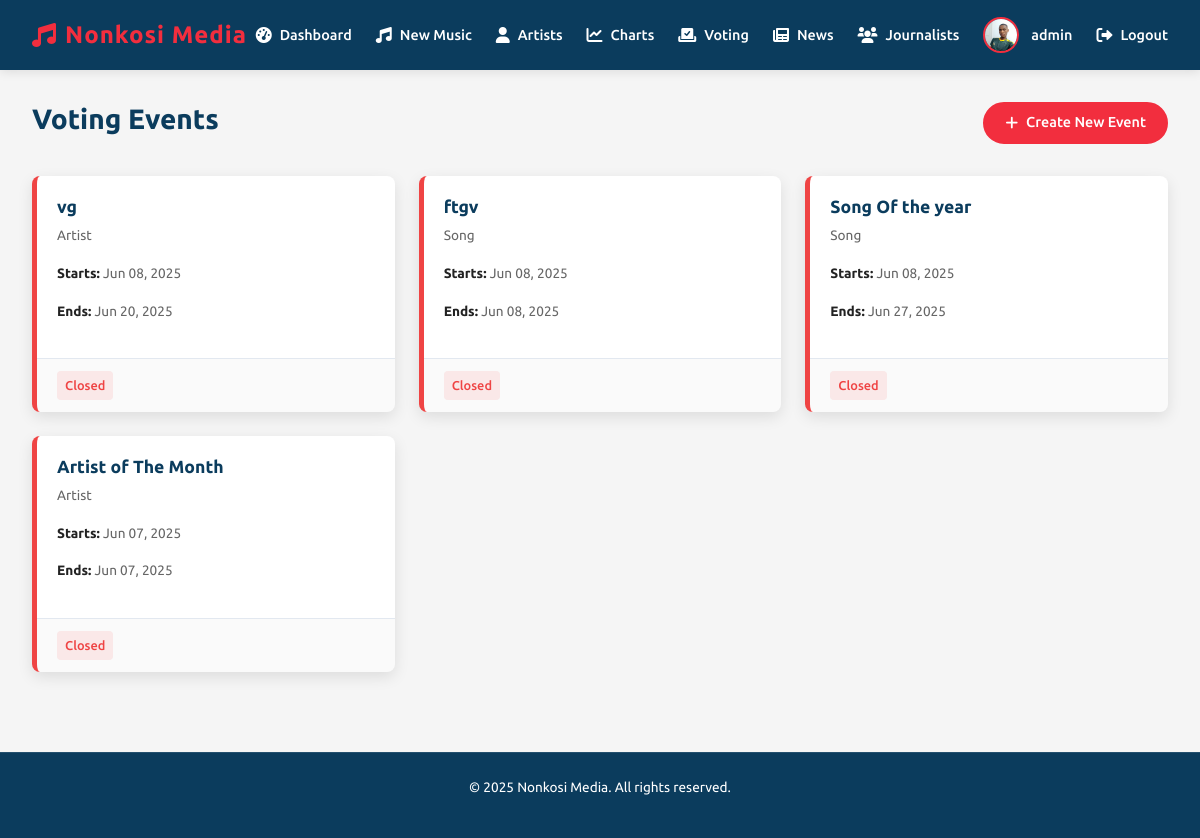
/admin/voting_events (signed in), run on an earlier commit of the app's database.
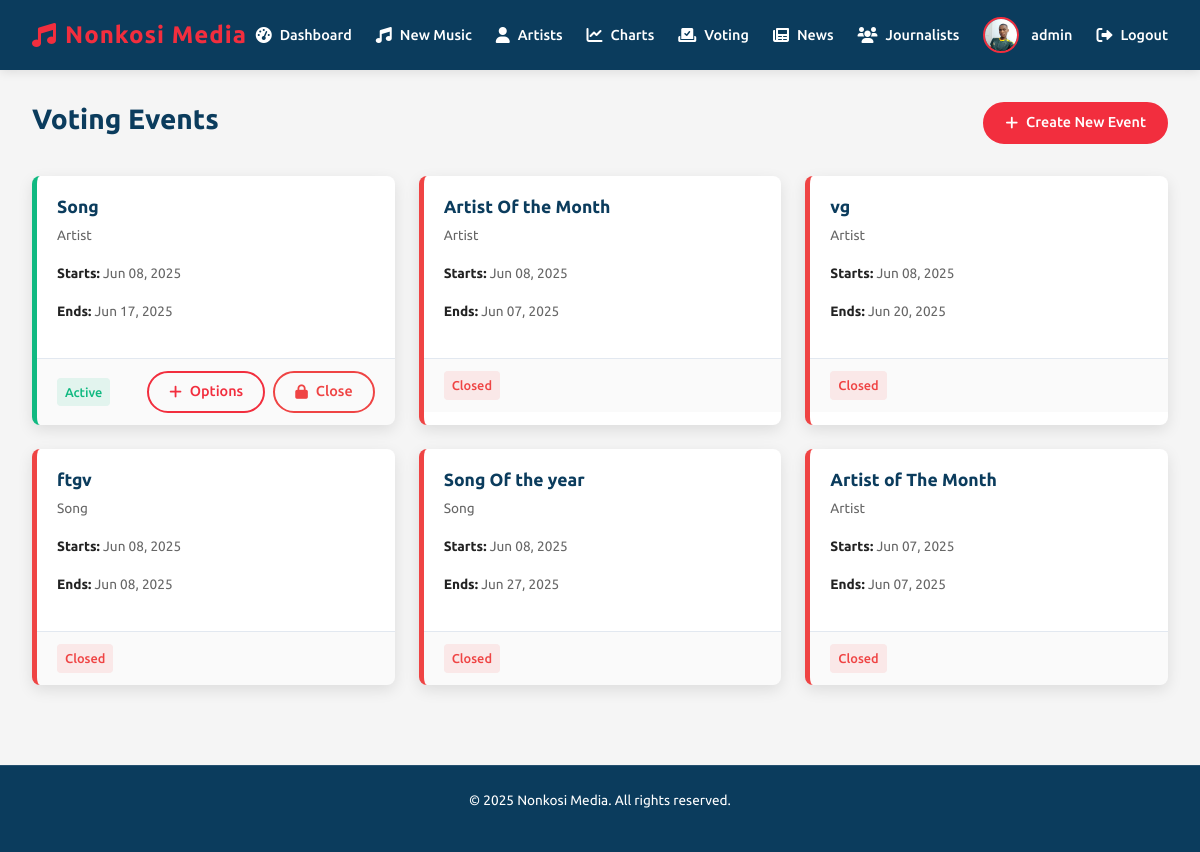
And on a later commit of the database.
### app.py (models this page shows, shortened)
class User(db.Model, UserMixin):
    id = db.Column(db.Integer, primary_key=True)
    username = db.Column(db.String(50), unique=True, nullable=False)
    email = db.Column(db.String(120), unique=True, nullable=False)
    password = db.Column(db.String(60), nullable=False)
    role = db.Column(db.String(20), nullable=False, default='user')
    profile_pic = db.Column(db.String(100), nullable=False, default='default.jpg')
    last_seen = db.Column(db.DateTime, default=datetime.utcnow)
    articles = db.relationship('News', backref='author', lazy=True)  # This creates the relationship

class VoteEvent(db.Model):
    id = db.Column(db.Integer, primary_key=True)
    title = db.Column(db.String(100), nullable=False)  # e.g. "Song of the Month - June 2025"
    category = db.Column(db.String(50), nullable=False)  # 'song', 'artist', 'song_of_year', 'artist_of_year'
    start_date = db.Column(db.DateTime, nullable=False, default=datetime.utcnow)
    end_date = db.Column(db.DateTime, nullable=False)
    is_active = db.Column(db.Boolean, default=True)
    options = db.relationship('VoteOption', backref='vote_event', lazy=True, cascade='all, delete-orphan')
    votes = db.relationship('VoteRecord', backref='vote_event', lazy=True, cascade='all, delete-orphan')

### app.py (the view)
@app.route('/admin/voting_events')
@login_required
def voting_events():
    if current_user.role != 'admin':
        flash('You are not authorized to access this page', 'error')
        return redirect(url_for('home'))
    events = VoteEvent.query.order_by(VoteEvent.start_date.desc()).all()
    return render_template('voting_events.html', events=events)

### app.py (called while the page is built)
@login_manager.user_loader
def load_user(user_id):
    return User.query.get(int(user_id))

@app.context_processor
def inject_datetime():
    return {'datetime': datetime}

### templates/voting_events.html (shortened to what this page needs)
<!DOCTYPE html>
<html lang="en">
<head>
  <link rel="stylesheet" href="https://cdnjs.cloudflare.com/ajax/libs/font-awesome/6.0.0/css/all.min.css">
  <link href="https://cdn.jsdelivr.net/npm/bootstrap@5.3.0/dist/css/bootstrap.min.css" rel="stylesheet">
</head>
<body>
  <header class="header">
    <div class="logo">
      <i class="fas fa-music"></i>
      <span>Nonkosi Media</span>
    </div>
    <nav class="nav-links">
      <a href="/admin">
        <i class="fas fa-tachometer-alt"></i>
        <span>Dashboard</span>
      </a>
      <a href="/admin/upcoming_music">
        <i class="fas fa-music"></i>
        <span>New Music</span>
      </a>
      <a href="/admin/artists">
        <i class="fas fa-user"></i>
        <span>Artists</span>
      </a>
      <a href="/admin/charts_manager">
        <i class="fas fa-chart-line"></i>
        <span>Charts</span>
      </a>
      <a href="/admin/voting_events" class="active">
        <i class="fas fa-vote-yea"></i>
        <span>Voting</span>
      </a>
      <a href="/admin/news">
        <i class="fas fa-newspaper"></i>
        <span>News</span>
      </a>
      <a href="/admin/manage_journalists">
        <i class="fas fa-users"></i>
        <span>Journalists</span>
      </a>
      <div class="user-profile">
        <img src="/static/uploads/profile_pics/IMG_20231016_190958~2.jpg" alt="Admin">
        <span>{{ current_user.username }}</span>
      </div>
      <a href="/logout">
        <i class="fas fa-sign-out-alt"></i>
        <span>Logout</span>
      </a>
    </nav>
  </header>
  <main class="container">
    <div class="page-header">
      <h1 class="page-title">Voting Events</h1>
      <a href="{{ url_for('create_voting_event') }}" class="btn">
        <i class="fas fa-plus"></i> Create New Event
      </a>
    </div>
    {% if events %}
    <div class="events-grid">
      {% for event in events %}
      <div class="event-card {% if event.is_active %}active{% else %}closed{% endif %}">
        <div class="event-content">
          <h3 class="event-title">{{ event.title }}</h3>
          <p class="event-category">{{ event.category.replace('_', ' ').title() }}</p>
          <div class="event-dates">
            <p><strong>Starts:</strong> {{ event.start_date.strftime('%b %d, %Y') }}</p>
            <p><strong>Ends:</strong> {{ event.end_date.strftime('%b %d, %Y') }}</p>
          </div>
        </div>
        <div class="event-footer">
          <span class="event-status {% if event.is_active %}status-active{% else %}status-closed{% endif %}">
            {% if event.is_active %}Active{% else %}Closed{% endif %}
          </span>
          <div class="event-actions">
            {% if event.is_active %}
              <a href="{{ url_for('add_voting_options', event_id=event.id) }}"
                 class="btn btn-outline btn-sm">
                <i class="fas fa-plus"></i> Options
              </a>
              <a href="{{ url_for('close_voting_event', event_id=event.id) }}"
                 class="btn btn-outline btn-sm" style="border-color: var(--danger); color: var(--danger);">
                <i class="fas fa-lock"></i> Close
              </a>
            {% endif %}
          </div>
        </div>
      </div>
      {% endfor %}
    </div>
    {% endif %}
  </main>
  <footer>
    <p>© {{ datetime.now().year }} Nonkosi Media. All rights reserved.</p>
  </footer>
</body>
</html>

### templates/voting_events.html (style rules this page uses)
:root { --primary: #0b3c5d; --secondary: #f22e3e; --dark: #222; --light: #f5f5f5; --accent: #103b6f; --gray: #666; --light-gray: #e2e8f0; --success: #10b981; --warning: #f59e0b; --danger: #ef4444; }
* { box-sizing: border-box; margin: 0; padding: 0; }
body { font-family: 'Ubuntu', sans-serif; background-color: var(--light); color: var(--dark); line-height: 1.6; }
.header { background-color: var(--primary); color: white; padding: 1rem 2rem; display: flex; justify-content: space-between; align-items: center; position: sticky; top: 0; z-index: 100; box-shadow: 0 2px 10px rgba(0,0,0,0.1); }
.header .logo { font-size: 1.5rem; font-weight: 700; color: var(--secondary); display: flex; align-items: center; gap: 0.5rem; letter-spacing: 1px; }
.logo i { color: var(--secondary); }
.nav-links { display: flex; align-items: center; gap: 1.5rem; }
.nav-links a { color: white; text-decoration: none; font-weight: 500; font-size: 0.9rem; display: flex; align-items: center; gap: 0.5rem; transition: color 0.2s; padding: 5px 0; position: relative; }
.nav-links a::after { content: ''; position: absolute; bottom: 0; left: 0; width: 0; height: 2px; background-color: var(--secondary); transition: width 0.3s; }
.nav-links a i { font-size: 1rem; }
.user-profile { display: flex; align-items: center; gap: 0.75rem; }
.user-profile img { width: 36px; height: 36px; border-radius: 50%; object-fit: cover; border: 2px solid var(--secondary); }
.user-profile span { font-weight: 500; font-size: 0.9rem; color: white; }
.container { padding: 2rem; max-width: 1400px; margin: 0 auto; }
.page-header { display: flex; justify-content: space-between; align-items: center; margin-bottom: 2rem; }
.page-title { font-size: 1.75rem; font-weight: 700; color: var(--primary); }
.btn { display: inline-flex; align-items: center; gap: 0.5rem; background-color: var(--secondary); color: white; padding: 0.5rem 1.25rem; border-radius: 30px; font-size: 0.9rem; font-weight: 500; text-decoration: none; transition: all 0.3s; border: 2px solid var(--secondary); }
.btn-outline { background-color: transparent; color: var(--secondary); border: 2px solid var(--secondary); }
.btn i { font-size: 0.9rem; }
.events-grid { display: grid; grid-template-columns: repeat(auto-fill, minmax(300px, 1fr)); gap: 1.5rem; }
.event-card { background-color: white; border-radius: 0.5rem; overflow: hidden; box-shadow: 0 5px 15px rgba(0,0,0,0.1); transition: all 0.3s; border-left: 5px solid var(--primary); }
.event-card.active { border-left-color: var(--success); }
.event-card.closed { border-left-color: var(--danger); }
.event-content { padding: 1.25rem; }
.event-title { font-size: 1.1rem; font-weight: 600; color: var(--primary); margin-bottom: 0.5rem; }
.event-category { font-size: 0.85rem; color: var(--gray); margin-bottom: 1rem; text-transform: capitalize; }
.event-dates { font-size: 0.85rem; color: var(--gray); margin-bottom: 1rem; }
.event-dates strong { color: var(--dark); }
.event-footer { display: flex; justify-content: space-between; align-items: center; padding: 0.75rem 1.25rem; background-color: rgba(0,0,0,0.02); border-top: 1px solid var(--light-gray); }
.event-status { font-size: 0.8rem; font-weight: 500; padding: 0.25rem 0.5rem; border-radius: 0.25rem; }
.status-active { background-color: rgba(16, 185, 129, 0.1); color: var(--success); }
.status-closed { background-color: rgba(239, 68, 68, 0.1); color: var(--danger); }
.event-actions { display: flex; gap: 0.5rem; }
footer { background-color: var(--primary); padding: 1.5rem 2rem; margin-top: 3rem; text-align: center; font-size: 0.85rem; color: white; border-top: 1px solid rgba(255,255,255,0.1); }

What changed in the data, as far as the page shows it:
added VoteEvent: title "Song", category.replace "Artist", start_date "Jun 08, 2025", end_date "Jun 17, 2025", is_active "Active"
added VoteEvent: title "Artist Of the Month", category.replace "Artist", start_date "Jun 08, 2025", end_date "Jun 07, 2025", is_active "Closed"
